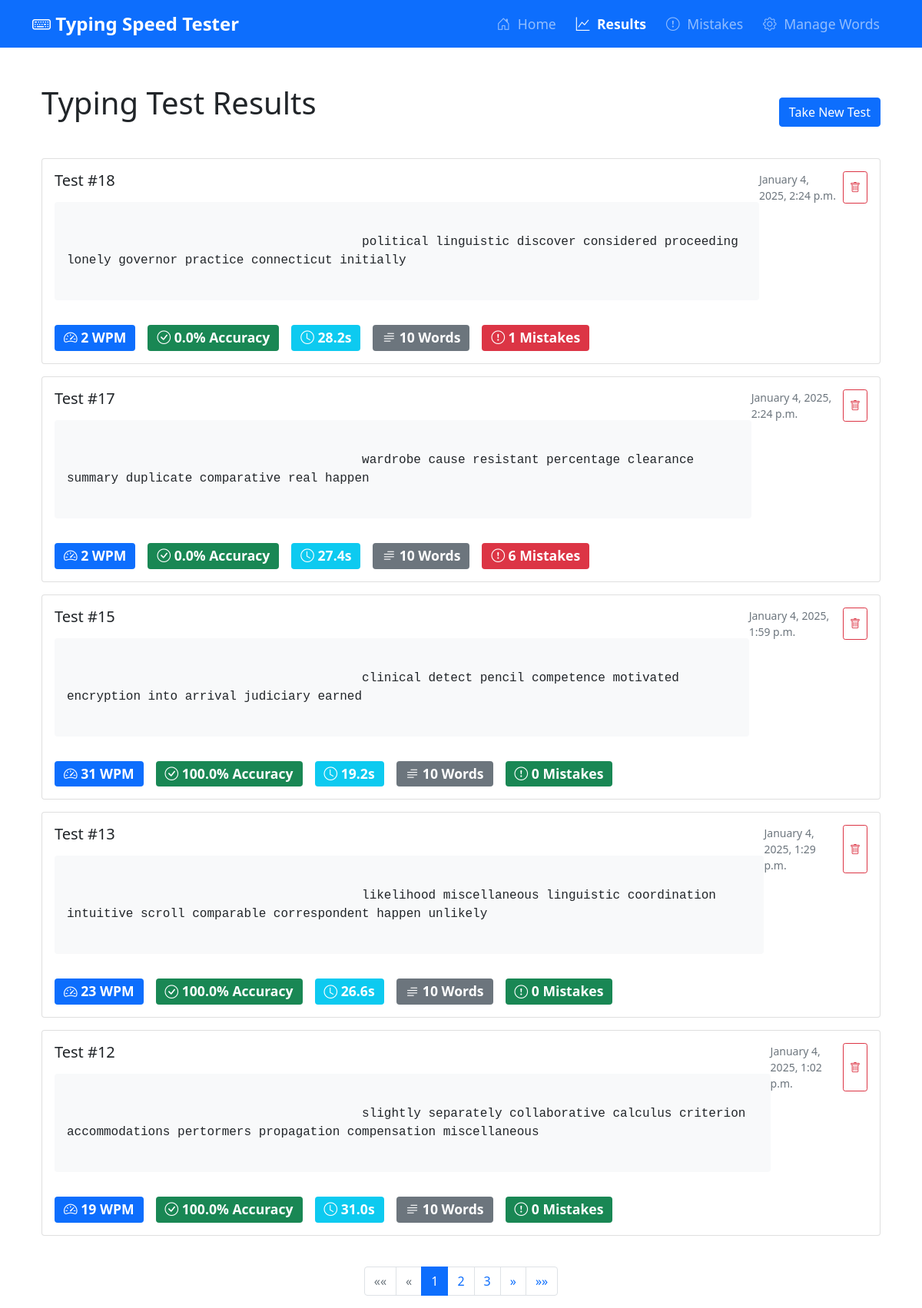
Before: /results/ with the older database file.
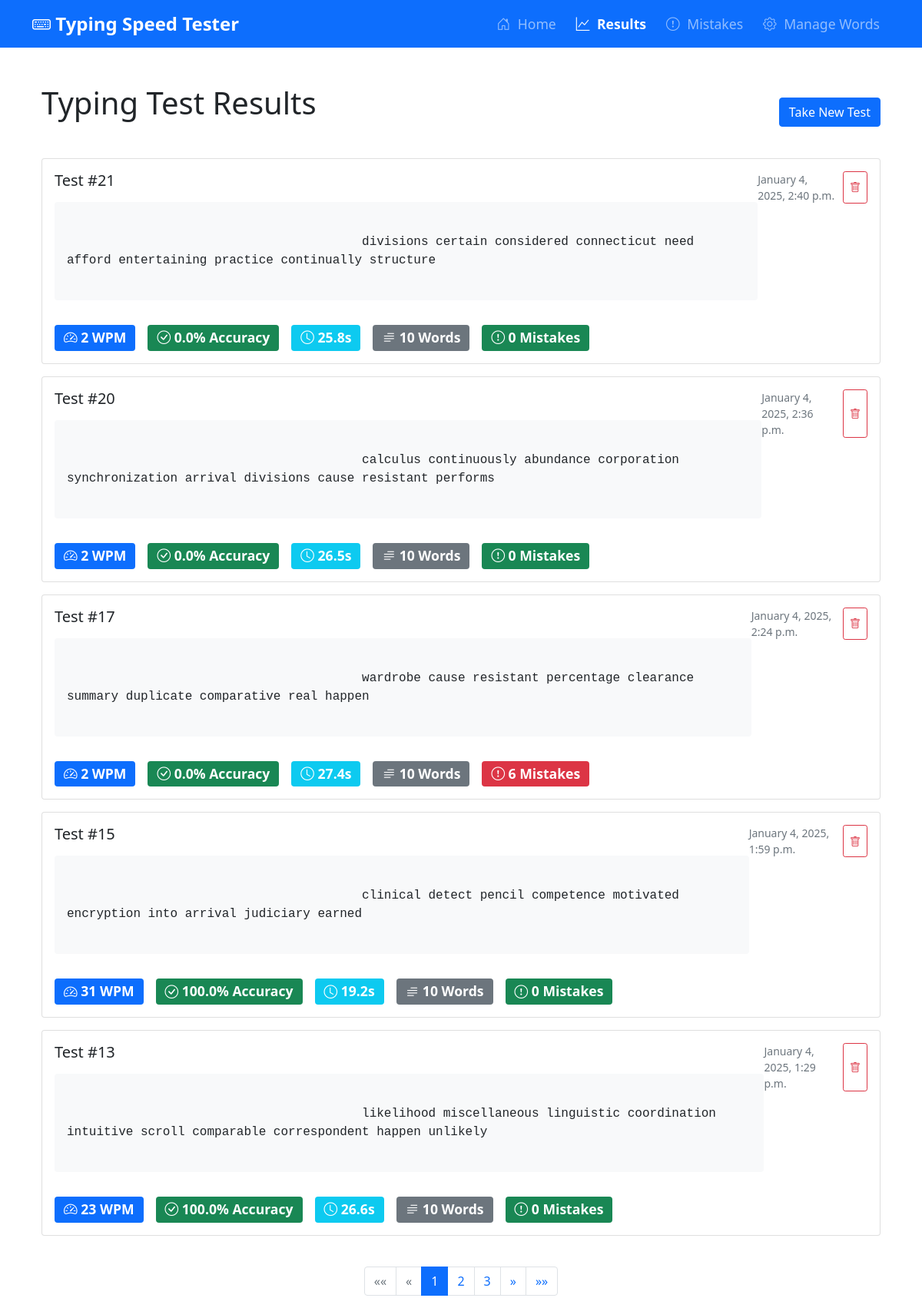
After: the same page with the newer database file.
### speed_test/models.py (models this page shows, shortened)
class TypingTest(models.Model):
    text = models.TextField()
    wpm = models.IntegerField()
    accuracy = models.FloatField()
    time_taken = models.FloatField()  # in seconds
    created_at = models.DateTimeField(auto_now_add=True)
    mistakes = models.JSONField(default=list)  # Store mistakes as [{"expected": "x", "typed": "y", "position": 0}]
    word_mistakes = models.JSONField(default=list)  # Store word-level mistakes

### speed_test/views.py (the view)
# urls.py: path('results/', views.view_results, name='results'),
def view_results(request):
    all_results = TypingTest.objects.all().order_by('-created_at')
    for result in all_results:
        result.word_count = len(result.text.split())
        result.mistake_count = len(result.mistakes)
    paginator = Paginator(all_results, 5)  # Show 5 results per page
    page_number = request.GET.get('page', 1)
    results = paginator.get_page(page_number)
    return render(request, 'speed_test/results.html', {'results': results})

### speed_test/templates/speed_test/results.html (shortened to what this page needs)
{% extends 'speed_test/base.html' %}
{% block content %}
<div class="container mt-5">
    <div class="d-flex justify-content-between align-items-center mb-4">
        <h1 class="mb-4">Typing Test Results</h1>
        <div>
            <a href="{% url 'speed_test:home' %}" class="btn btn-primary">Take New Test</a>
        </div>
    </div>
    {% if results %}
        <div class="row">
            {% for result in results %}
                <div class="col-12 mb-3 result-item" id="result-{{ result.id }}">
                    <div class="card result-card">
                        <div class="card-body">
                            <div class="d-flex justify-content-between align-items-start mb-3">
                                <div>
                                    <h5 class="card-title mb-3">Test #{{ result.id }}</h5>
                                    <div class="text-preview">
                                        {{ result.text }}
                                    </div>
                                </div>
                                <div class="d-flex gap-2">
                                    <small class="text-muted">
                                        {{ result.created_at|date:"F j, Y, g:i a" }}
                                    </small>
                                    <button class="btn btn-sm btn-outline-danger delete-btn"
                                           onclick="deleteResult('{{ result.id }}')">
                                        <i class="bi bi-trash"></i>
                                    </button>
                                </div>
                            </div>
                            <div class="d-flex gap-3">
                                <span class="badge bg-primary stats-badge">
                                    <i class="bi bi-speedometer2"></i>
                                    {{ result.wpm }} WPM
                                </span>
                                <span class="badge bg-success stats-badge">
                                    <i class="bi bi-check-circle"></i>
                                    {{ result.accuracy }}% Accuracy
                                </span>
                                <span class="badge bg-info stats-badge">
                                    <i class="bi bi-clock"></i>
                                    {{ result.time_taken|floatformat:1 }}s
                                </span>
                                <span class="badge bg-secondary stats-badge">
                                    <i class="bi bi-text-paragraph"></i>
                                    {{ result.word_count }} Words
                                </span>
                                <span class="badge {% if result.mistake_count == 0 %}bg-success{% else %}bg-danger{% endif %} stats-badge">
                                    <i class="bi bi-exclamation-circle"></i>
                                    {{ result.mistake_count }} Mistakes
                                </span>
                            </div>
                        </div>
                    </div>
                </div>
            {% endfor %}
        </div>
        {% include "speed_test/includes/pagination.html" with page_obj=results %}
    {% else %}
        <div class="alert alert-info">
            No typing test results yet. <a href="{% url 'speed_test:home' %}">Take your first test!</a>
        </div>
    {% endif %}
</div>
{% endblock %}

Changed rows visible on the page:
removed TypingTest: id "18", text "political linguistic discover considered proceeding lonely governor practice connecticut initially", created_at "January 4, 2025, 2:24 p.m.", wpm "2", accuracy "0.0", time_taken "28.2", word_count "10", mistake_count "1"
no longer on this page (row unchanged): TypingTest: id "12", text "slightly separately collaborative calculus criterion accommodations pertormers propagation compensation miscellaneous", created_at "January 4, 2025, 1:02 p.m.", wpm "19", accuracy "100.0", time_taken "31.0", word_count "10", mistake_count "0"
added TypingTest: id "21", text "divisions certain considered connecticut need afford entertaining practice continually structure", created_at "January 4, 2025, 2:40 p.m.", wpm "2", accuracy "0.0", time_taken "25.8", word_count "10", mistake_count "0"
added TypingTest: id "20", text "calculus continuously abundance corporation synchronization arrival divisions cause resistant performs", created_at "January 4, 2025, 2:36 p.m.", wpm "2", accuracy "0.0", time_taken "26.5", word_count "10", mistake_count "0"
